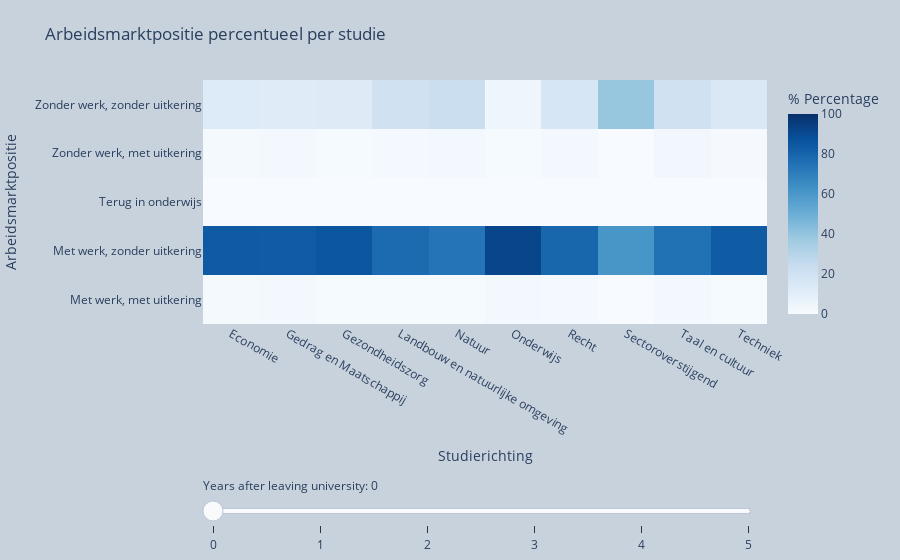

The notebook cell saved with this chart:
### Code cell
fig = go.Figure()

for i in data:
    heatmap_data = i.pivot_table(values='Percentage studierichting', index='Arbeidsmarktpositie', columns='Studierichting', aggfunc='sum')
    heatmap_annotations = heatmap_data.map(lambda x: '{:.0f}%'.format(x))
    tracey = go.Heatmap(
        z=heatmap_data.values,
        x=heatmap_data.columns.tolist(),
        y=heatmap_data.index.tolist(),
        colorscale='Blues',
        zmin=0,
        zmax=100,
        visible=False,
        colorbar=dict(
            title='% Percentage',  
            tickformat='%d%',
        ),
        hoverongaps=False,
        hoverinfo='text+x',
        text=heatmap_annotations.values.tolist()
    )
    fig.add_trace(tracey)

fig.data[0].visible = True

layout = go.Layout(
    title='Arbeidsmarktpositie percentueel per studie',
    xaxis=go.layout.XAxis(
        title='Studierichting',
    ),
    yaxis=go.layout.YAxis(
        title='Arbeidsmarktpositie',
    )
)

steps = []
for i in range(len(fig.data)):
    step = dict(
        method="restyle",
        args=["visible", [False] * len(fig.data)],
        label=str(i),
    )
    step["args"][1][i] = True  # Toggle i'th trace to "visible"
    steps.append(step)

sliders = [dict(
    active=0,
    currentvalue={"prefix": "Years after leaving university: "},
    pad={"t": 50},
    steps=steps
)]

fig.update_layout(
    sliders=sliders
)

fig.update_layout(layout)

fig.update_layout(margin=dict(l=20, r=20, t=80, b=10),paper_bgcolor="rgb(200, 210, 220, 1)")
fig['layout']['sliders'][0]['pad']=dict(r=10, t=150,)

fig.show()

### Figure 1 — Plotly figure (JSON) as saved in the notebook; plotly's stock layout.template omitted (floating-point values rounded to 4 significant figures)
{"data": [{"colorbar": {"tickformat": "%d%", "title": {"text": "% Percentage"}}, "colorscale": [[0, "rgb(247,251,255)"], [0.125, "rgb(222,235,247)"], [0.25, "rgb(198,219,239)"], [0.375, "rgb(158,202,225)"], [0.5, "rgb(107,174,214)"], [0.625, "rgb(66,146,198)"], [0.75, "rgb(33,113,181)"], [0.875, "rgb(8,81,156)"], [1, "rgb(8,48,107)"]], "hoverinfo": "text+x", "hoverongaps": false, "text": [["1%", "2%", "1%", "1%", "1%", "3%", "2%", "0%", "2%", "1%"], ["84%", "84%", "85%", "77%", "74%", "92%", "79%", "61%", "75%", "83%"], ["0%", "0%", "0%", "0%", "0%", "0%", "0%", "0%", "0%", "0%"], ["1%", "2%", "1%", "2%", "2%", "1%", "3%", "0%", "3%", "1%"], ["13%", "12%", "13%", "20%", "23%", "5%", "16%", "39%", "20%", "15%"]], "type": "heatmap", "visible": true, "x": ["Economie", "Gedrag en Maatschappij", "Gezondheidszorg", "Landbouw en natuurlijke omgeving", "Natuur", "Onderwijs", "Recht", "Sectoroverstijgend", "Taal en cultuur", "Techniek"], "y": ["Met werk, met uitkering", "Met werk, zonder uitkering", "Terug in onderwijs", "Zonder werk, met uitkering", "Zonder werk, zonder uitkering"], "z": [[1.489, 2.238, 1.063, 0.9259, 1.103, 2.515, 1.902, 0, 2.28, 0.8163], [84.04, 83.73, 85.48, 77.31, 73.9, 92.07, 79.35, 60.71, 75.08, 83.27], [0, 0, 0, 0, 0, 0, 0, 0, 0, 0], [1.396, 1.996, 0.9445, 1.852, 2.206, 0.7737, 2.717, 0, 2.932, 1.224], [13.08, 12.04, 12.51, 19.91, 22.79, 4.642, 16.03, 39.29, 19.71, 14.69]], "zmax": 100, "zmin": 0}, {"colorbar": {"tickformat": "%d%", "title": {"text": "% Percentage"}}, "colorscale": [[0, "rgb(247,251,255)"], [0.125, "rgb(222,235,247)"], [0.25, "rgb(198,219,239)"], [0.375, "rgb(158,202,225)"], [0.5, "rgb(107,174,214)"], [0.625, "rgb(66,146,198)"], [0.75, "rgb(33,113,181)"], [0.875, "rgb(8,81,156)"], [1, "rgb(8,48,107)"]], "hoverinfo": "text+x", "hoverongaps": false, "text": [["2%", "2%", "1%", "1%", "1%", "3%", "2%", "0%", "3%", "1%"], ["85%", "82%", "78%", "83%", "74%", "86%", "83%", "32%", "74%", "87%"], ["6%", "9%", "16%", "6%", "13%", "6%", "7%", "43%", "9%", "5%"], ["1%", "2%", "1%", "2%", "1%", "1%", "2%", "0%", "2%", "1%"], ["5%", "4%", "3%", "6%", "7%", "3%", "5%", "20%", "9%", "4%"]], "type": "heatmap", "visible": false, "x": ["Economie", "Gedrag en Maatschappij", "Gezondheidszorg", "Landbouw en natuurlijke omgeving", "Natuur", "Onderwijs", "Recht", "Sectoroverstijgend", "Taal en cultuur", "Techniek"], "y": ["Met werk, met uitkering", "Met werk, zonder uitkering", "Terug in onderwijs", "Zonder werk, met uitkering", "Zonder werk, zonder uitkering"], "z": [[1.582, 2.117, 1.181, 1.389, 1.471, 2.901, 1.63, 0, 2.932, 0.9796], [84.88, 81.85, 77.8, 83.33, 74.26, 86.46, 82.88, 32.14, 74.1, 87.43], [5.537, 8.893, 16.06, 6.481, 13.24, 6.19, 7.337, 42.86, 9.283, 5.143], [1.443, 1.875, 0.8264, 1.852, 1.103, 1.161, 2.446, 0, 2.28, 1.061], [5.398, 4.416, 3.07, 6.481, 6.985, 2.515, 4.62, 19.64, 8.795, 4.163]], "zmax": 100, "zmin": 0}, {"colorbar": {"tickformat": "%d%", "title": {"text": "% Percentage"}}, "colorscale": [[0, "rgb(247,251,255)"], [0.125, "rgb(222,235,247)"], [0.25, "rgb(198,219,239)"], [0.375, "rgb(158,202,225)"], [0.5, "rgb(107,174,214)"], [0.625, "rgb(66,146,198)"], [0.75, "rgb(33,113,181)"], [0.875, "rgb(8,81,156)"], [1, "rgb(8,48,107)"]], "hoverinfo": "text+x", "hoverongaps": false, "text": [["1%", "2%", "1%", "1%", "1%", "2%", "1%", "0%", "2%", "1%"], ["85%", "81%", "76%", "82%", "74%", "85%", "84%", "32%", "74%", "87%"], ["7%", "11%", "19%", "8%", "15%", "10%", "9%", "54%", "12%", "6%"], ["2%", "2%", "1%", "2%", "1%", "1%", "2%", "0%", "2%", "1%"], ["4%", "3%", "2%", "4%", "5%", "2%", "3%", "14%", "6%", "3%"]], "type": "heatmap", "visible": false, "x": ["Economie", "Gedrag en Maatschappij", "Gezondheidszorg", "Landbouw en natuurlijke omgeving", "Natuur", "Onderwijs", "Recht", "Sectoroverstijgend", "Taal en cultuur", "Techniek"], "y": ["Met werk, met uitkering", "Met werk, zonder uitkering", "Terug in onderwijs", "Zonder werk, met uitkering", "Zonder werk, zonder uitkering"], "z": [[1.163, 1.694, 0.9445, 0.9259, 0.7353, 1.547, 1.359, 0, 2.28, 0.7347], [84.83, 80.7, 76.03, 82.41, 73.53, 84.72, 83.7, 32.14, 73.62, 87.1], [7.12, 11.37, 18.54, 7.87, 15.07, 10.25, 8.696, 53.57, 12.21, 6.449], [1.629, 1.936, 1.063, 1.852, 1.103, 1.161, 1.902, 0, 2.443, 0.9796], [3.583, 3.025, 2.007, 4.167, 5.147, 1.547, 3.261, 14.29, 6.189, 3.02]], "zmax": 100, "zmin": 0}, {"colorbar": {"tickformat": "%d%", "title": {"text": "% Percentage"}}, "colorscale": [[0, "rgb(247,251,255)"], [0.125, "rgb(222,235,247)"], [0.25, "rgb(198,219,239)"], [0.375, "rgb(158,202,225)"], [0.5, "rgb(107,174,214)"], [0.625, "rgb(66,146,198)"], [0.75, "rgb(33,113,181)"], [0.875, "rgb(8,81,156)"], [1, "rgb(8,48,107)"]], "hoverinfo": "text+x", "hoverongaps": false, "text": [["1%", "2%", "1%", "2%", "0%", "1%", "1%", "0%", "2%", "1%"], ["85%", "80%", "74%", "82%", "74%", "83%", "84%", "36%", "72%", "87%"], ["8%", "13%", "20%", "9%", "15%", "13%", "9%", "55%", "14%", "7%"], ["1%", "2%", "1%", "1%", "1%", "1%", "2%", "0%", "3%", "1%"], ["3%", "3%", "2%", "4%", "4%", "1%", "2%", "9%", "5%", "3%"]], "type": "heatmap", "visible": false, "x": ["Economie", "Gedrag en Maatschappij", "Gezondheidszorg", "Landbouw en natuurlijke omgeving", "Natuur", "Onderwijs", "Recht", "Sectoroverstijgend", "Taal en cultuur", "Techniek"], "y": ["Met werk, met uitkering", "Met werk, zonder uitkering", "Terug in onderwijs", "Zonder werk, met uitkering", "Zonder werk, zonder uitkering"], "z": [[1.117, 1.512, 1.181, 1.852, 0.3676, 0.7737, 0.8152, 0, 2.443, 0.6531], [84.69, 79.79, 74.14, 81.94, 74.26, 82.79, 83.97, 35.71, 72.48, 86.69], [7.911, 12.76, 20.19, 8.796, 15.44, 13.35, 9.239, 55.36, 13.84, 6.857], [1.489, 1.996, 1.063, 0.9259, 1.103, 0.9671, 1.902, 0, 2.606, 1.061], [2.606, 2.722, 1.889, 3.704, 3.676, 1.354, 2.174, 8.929, 4.723, 2.531]], "zmax": 100, "zmin": 0}, {"colorbar": {"tickformat": "%d%", "title": {"text": "% Percentage"}}, "colorscale": [[0, "rgb(247,251,255)"], [0.125, "rgb(222,235,247)"], [0.25, "rgb(198,219,239)"], [0.375, "rgb(158,202,225)"], [0.5, "rgb(107,174,214)"], [0.625, "rgb(66,146,198)"], [0.75, "rgb(33,113,181)"], [0.875, "rgb(8,81,156)"], [1, "rgb(8,48,107)"]], "hoverinfo": "text+x", "hoverongaps": false, "text": [["5%", "5%", "5%", "3%", "3%", "4%", "4%", "2%", "15%", "4%"], ["80%", "76%", "70%", "81%", "70%", "79%", "81%", "36%", "58%", "83%"], ["9%", "14%", "21%", "9%", "16%", "15%", "9%", "55%", "15%", "7%"], ["2%", "2%", "1%", "2%", "3%", "1%", "2%", "0%", "3%", "2%"], ["2%", "2%", "1%", "3%", "4%", "1%", "2%", "7%", "4%", "2%"]], "type": "heatmap", "visible": false, "x": ["Economie", "Gedrag en Maatschappij", "Gezondheidszorg", "Landbouw en natuurlijke omgeving", "Natuur", "Onderwijs", "Recht", "Sectoroverstijgend", "Taal en cultuur", "Techniek"], "y": ["Met werk, met uitkering", "Met werk, zonder uitkering", "Terug in onderwijs", "Zonder werk, met uitkering", "Zonder werk, zonder uitkering"], "z": [[4.979, 4.537, 4.723, 3.241, 2.941, 4.062, 3.533, 1.786, 15.31, 3.755], [80.22, 76.35, 69.78, 80.56, 70.22, 78.53, 80.71, 35.71, 58.47, 83.27], [8.562, 13.61, 21.49, 8.796, 16.18, 15.09, 9.239, 55.36, 15.15, 7.184], [2.373, 2.238, 1.299, 2.315, 2.574, 1.161, 2.174, 0, 3.257, 1.551], [1.768, 1.936, 1.299, 2.778, 4.044, 0.7737, 1.63, 7.143, 3.583, 1.959]], "zmax": 100, "zmin": 0}, {"colorbar": {"tickformat": "%d%", "title": {"text": "% Percentage"}}, "colorscale": [[0, "rgb(247,251,255)"], [0.125, "rgb(222,235,247)"], [0.25, "rgb(198,219,239)"], [0.375, "rgb(158,202,225)"], [0.5, "rgb(107,174,214)"], [0.625, "rgb(66,146,198)"], [0.75, "rgb(33,113,181)"], [0.875, "rgb(8,81,156)"], [1, "rgb(8,48,107)"]], "hoverinfo": "text+x", "hoverongaps": false, "text": [["3%", "2%", "2%", "2%", "2%", "2%", "2%", "0%", "8%", "2%"], ["83%", "78%", "72%", "80%", "69%", "79%", "82%", "36%", "65%", "85%"], ["9%", "14%", "23%", "10%", "17%", "17%", "10%", "59%", "17%", "7%"], ["1%", "2%", "1%", "2%", "3%", "1%", "2%", "0%", "2%", "1%"], ["2%", "2%", "1%", "3%", "4%", "1%", "2%", "5%", "3%", "2%"]], "type": "heatmap", "visible": false, "x": ["Economie", "Gedrag en Maatschappij", "Gezondheidszorg", "Landbouw en natuurlijke omgeving", "Natuur", "Onderwijs", "Recht", "Sectoroverstijgend", "Taal en cultuur", "Techniek"], "y": ["Met werk, met uitkering", "Met werk, zonder uitkering", "Terug in onderwijs", "Zonder werk, met uitkering", "Zonder werk, zonder uitkering"], "z": [[2.652, 2.178, 1.771, 1.852, 2.206, 2.128, 1.63, 0, 8.469, 1.878], [82.92, 78.04, 71.66, 79.63, 69.49, 78.72, 82.07, 35.71, 65.31, 85.39], [8.981, 14.28, 22.67, 9.722, 16.54, 16.83, 10.05, 58.93, 16.78, 7.429], [1.489, 1.875, 1.181, 2.315, 2.574, 1.161, 1.63, 0, 2.443, 1.061], [1.954, 1.815, 1.299, 2.778, 3.676, 0.9671, 2.174, 5.357, 3.094, 1.959]], "zmax": 100, "zmin": 0}], "layout": {"margin": {"b": 10, "l": 20, "r": 20, "t": 80}, "paper_bgcolor": "rgb(200, 210, 220, 1)", "sliders": [{"active": 0, "currentvalue": {"prefix": "Years after leaving university: "}, "pad": {"r": 10, "t": 150}, "steps": [{"args": ["visible", [true, false, false, false, false, false]], "label": "0", "method": "restyle"}, {"args": ["visible", [false, true, false, false, false, false]], "label": "1", "method": "restyle"}, {"args": ["visible", [false, false, true, false, false, false]], "label": "2", "method": "restyle"}, {"args": ["visible", [false, false, false, true, false, false]], "label": "3", "method": "restyle"}, {"args": ["visible", [false, false, false, false, true, false]], "label": "4", "method": "restyle"}, {"args": ["visible", [false, false, false, false, false, true]], "label": "5", "method": "restyle"}]}], "title": {"text": "Arbeidsmarktpositie percentueel per studie"}, "xaxis": {"title": {"text": "Studierichting"}}, "yaxis": {"title": {"text": "Arbeidsmarktpositie"}}}}
